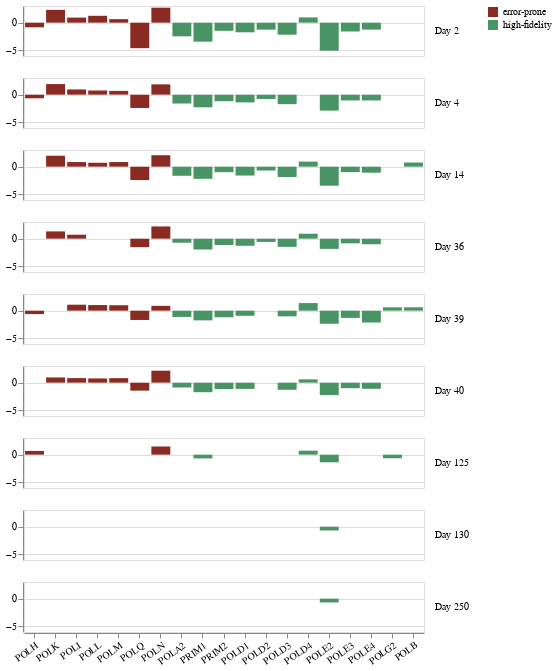

The code cell stored with this chart in its notebook:
### Code cell
df_sel = df_long[df_long.HUGO.isin(pols)]
df_sel = df_sel.assign(
    fidelity=np.where(df_sel.HUGO.isin(high_fidelity), "high-fidelity", "error-prone"),
    day="Day " + df_sel.day.astype(str),
)

alt.Chart(df_sel).mark_bar().encode(
    x=alt.X(
        "HUGO",
        sort=pols,
        title=None,
        axis=alt.Axis(
            labelAngle=325,
        ),
    ),
    y=alt.Y(
        "log2fc",
        axis=alt.Axis(title=None),
    ),
    row=alt.Row(
        "day",
        title=None,
        header=alt.Header(
            labelAngle=0,
            labelOrient="right",
        ),
        sort=df_sel.day.values,
    ),
    color=alt.Color(
        "fidelity",
        title=None,
        scale=alt.Scale(
            range=["#892b23", "#499465"],
        ),
    )
).properties(
    height=50,
    width=400,
)

### Figure 1 — Vega-Lite specification as saved in the notebook (floating-point values rounded to 4 significant figures; data arrays with more than 128 entries replaced by an {"elided": "..."} marker saying what was removed)
{"config": {"view": {"continuousWidth": 300, "continuousHeight": 300}}, "data": {"name": "data-685b9dcfab0e03385878c6045aa68b07"}, "mark": {"type": "bar"}, "encoding": {"color": {"field": "fidelity", "scale": {"range": ["#892b23", "#499465"]}, "title": null, "type": "nominal"}, "row": {"field": "day", "header": {"labelAngle": 0, "labelOrient": "right"}, "sort": {"elided": "171 str values"}, "title": null, "type": "nominal"}, "x": {"axis": {"labelAngle": 325}, "field": "HUGO", "sort": ["POLH", "POLK", "POLI", "POLL", "POLM", "POLQ", "POLN", "POLA2", "PRIM1", "PRIM2", "POLD1", "POLD2", "POLD3", "POLD4", "POLE2", "POLE3", "POLE4", "POLG2", "POLB"], "title": null, "type": "nominal"}, "y": {"axis": {"title": null}, "field": "log2fc", "type": "quantitative"}}, "height": 50, "width": 400, "$schema": "https://vega.github.io/schema/vega-lite/v5.15.1.json", "datasets": {"data-685b9dcfab0e03385878c6045aa68b07": {"elided": "171 records"}}}
